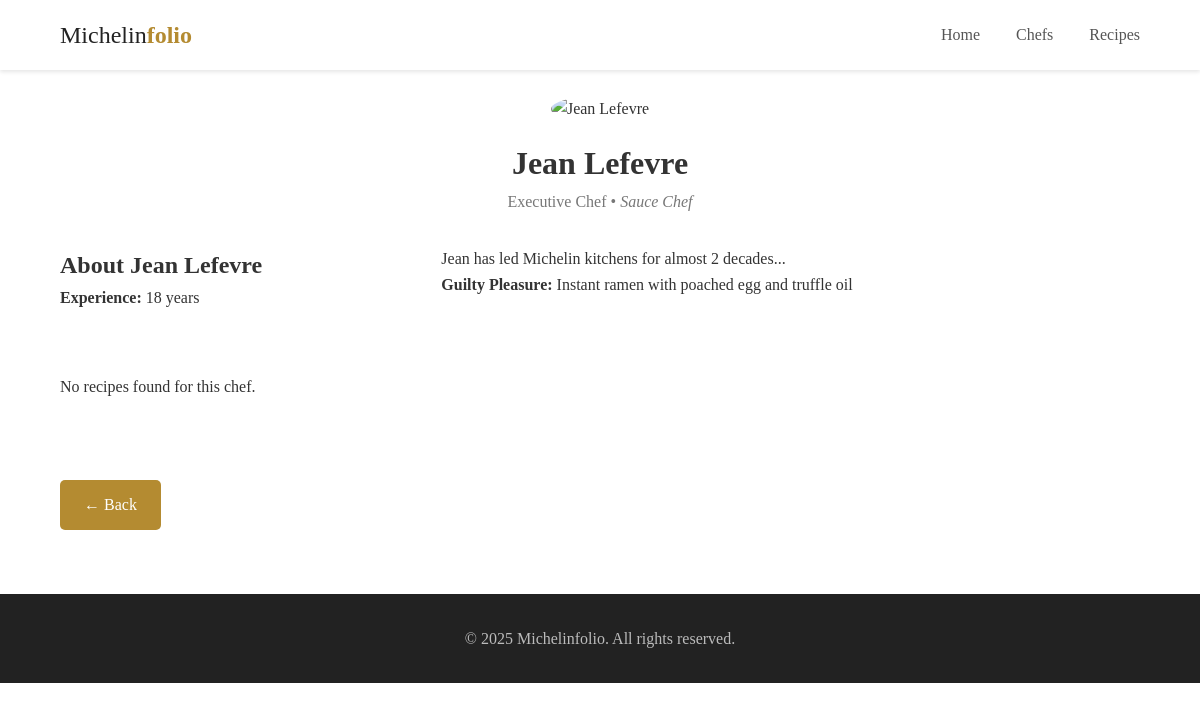
The page /chef.php?id=1 on the database its author committed.
### tables this page shows
CREATE TABLE chefs (
    id INT AUTO_INCREMENT PRIMARY KEY,
    name VARCHAR(255) NOT NULL,
    role ENUM(
        'Executive Chef',
        'Head Chef',
        'Sous Chef',
        'Chef de Partie',
        'Commis Chef',
        'Kitchen Porter'
    ) NOT NULL,
    specialty VARCHAR(400) NOT NULL,
    biography TEXT,
    experience_years INT CHECK (experience_years >= 0),
    guilty_pleasure TEXT,
    image_path VARCHAR(255)
);

### chef.php (the view, shortened to what this page needs)
<?php
include __DIR__ . '/inc/header.php';
include __DIR__ . '/config.php';
$chef_id = (int)$_GET['id'];
$stmt = $conn->prepare("SELECT * FROM chefs WHERE id = ?");
$stmt->bind_param("i", $chef_id);
$stmt->execute();
$cRes = $stmt->get_result();
$chef = $cRes->fetch_assoc();
$rStmt = $conn->prepare("
  SELECT id, title, image_path
  FROM recipes
  WHERE chef_id = ?
  ORDER BY date_created DESC
");
$rStmt->bind_param("i", $chef_id);
$rStmt->execute();
$rRes = $rStmt->get_result();
?>
<div class="container animate-on-scroll" style="padding-top:6rem;">
  <div class="chef-hero" style="text-align:center; margin-bottom:2rem;">
    <img
      src="images/chefs/<?= $chef_id ?>.jpg"
      alt="<?= htmlspecialchars($chef['name']) ?>"
      class="animate-on-scroll"
      style="width:200px; height:200px; border-radius:50%; object-fit:cover;"
    >
    <h1
      class="animate-on-scroll"
      style="margin-top:1rem;"
    ><?= htmlspecialchars($chef['name']) ?></h1>
    <p
      class="chef-role animate-on-scroll"
      style="color:#777;"
    >
      <?= htmlspecialchars($chef['role']) ?> • <em><?= htmlspecialchars($chef['specialty']) ?></em>
    </p>
  </div>
  <div style="display:grid; grid-template-columns:1fr 2fr; gap:2rem; align-items:start; margin-bottom:4rem;">
    <div>
      <h2 class="animate-on-scroll">About <?= htmlspecialchars($chef['name']) ?></h2>
      <p class="animate-on-scroll"><strong>Experience:</strong> <?= (int)$chef['experience_years'] ?> years</p>
    </div>
    <div>
      <p class="animate-on-scroll"><?= nl2br(htmlspecialchars($chef['biography'])) ?></p>
      <p class="animate-on-scroll"><strong>Guilty Pleasure:</strong> <?= htmlspecialchars($chef['guilty_pleasure']) ?></p>
    </div>
  </div>
  <?php if ($rRes->num_rows): ?>
    <section>
      <h2 class="animate-on-scroll">Recipes by <?= htmlspecialchars($chef['name']) ?></h2>
      <div class="grid-3 animate-on-scroll" style="margin-top:1rem;">
        <?php while($r = $rRes->fetch_assoc()): ?>
          <a href="recipe.php?id=<?= $r['id'] ?>" class="card animate-on-scroll">
            <img
              src="images/recipes/<?= htmlspecialchars($r['image_path']) ?>"
              alt="<?= htmlspecialchars($r['title']) ?>"
              style="height:160px; object-fit:cover;"
            >
            <h3><?= htmlspecialchars($r['title']) ?></h3>
          </a>
        <?php endwhile; ?>
      </div>
    </section>
  <?php else: ?>
    <p class="animate-on-scroll">No recipes found for this chef.</p>
  <?php endif; ?>
  <p style="margin-top:3rem;">
    <a href="javascript:history.back()" class="btn back-btn">← Back</a>
  </p>
</div>
<?php
include __DIR__ . '/inc/footer.php';
?>

### css/style.css (style rules this page uses)
* { box-sizing: border-box; margin: 0; padding: 0; }
body { font-family: 'Lora', serif; color: #333; line-height: 1.6; }
.container { width: 90%; max-width: 1200px; margin: 0 auto; }
.animate-on-scroll { opacity: 0; transform: translateY(20px); transition: opacity 0.6s ease-out, transform 0.6s ease-out; }
.animate-on-scroll.visible { opacity: 1; transform: translateY(0); }
.btn.back-btn { display: inline-block; margin-top: 2rem; background-color: #b48b31; color: white; padding: 0.75rem 1.5rem; text-decoration: none; border-radius: 5px; transition: background 0.3s ease; }

### rows shown on the page
chefs: name "Jean Lefevre", role "Executive Chef", specialty "Sauce Chef", experience_years "18", biography "Jean has led Michelin kitchens for almost 2 decades...", guilty_pleasure "Instant ramen with poached egg and truffle oil"
